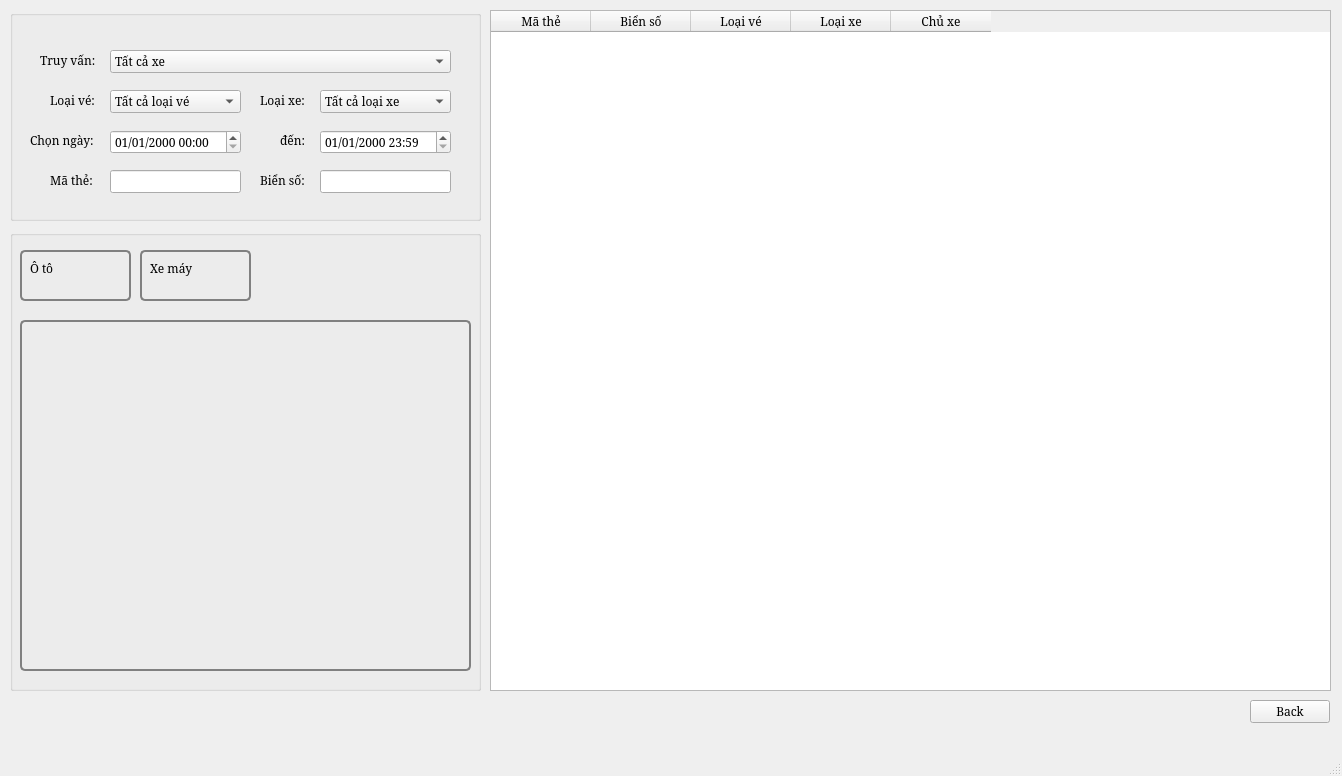
<?xml version="1.0" encoding="UTF-8"?>
<ui version="4.0">
 <class>MainWindow</class>
 <widget class="QMainWindow" name="MainWindow">
  <property name="geometry">
   <rect>
    <x>0</x>
    <y>0</y>
    <width>1342</width>
    <height>776</height>
   </rect>
  </property>
  <property name="font">
   <font>
    <family>Serif</family>
   </font>
  </property>
  <property name="windowTitle">
   <string/>
  </property>
  <property name="windowIcon">
   <iconset>
    <normaloff>images/searchVehicle.png</normaloff>images/searchVehicle.png</iconset>
  </property>
  <widget class="QWidget" name="centralwidget">
   <widget class="QGroupBox" name="groupBox">
    <property name="geometry">
     <rect>
      <x>10</x>
      <y>10</y>
      <width>471</width>
      <height>211</height>
     </rect>
    </property>
    <property name="title">
     <string/>
    </property>
    <widget class="QLabel" name="label">
     <property name="geometry">
      <rect>
       <x>30</x>
       <y>40</y>
       <width>61</width>
       <height>21</height>
      </rect>
     </property>
     <property name="font">
      <font>
       <family>Serif</family>
      </font>
     </property>
     <property name="text">
      <string>Truy vấn:</string>
     </property>
    </widget>
    <widget class="QComboBox" name="cbb">
     <property name="geometry">
      <rect>
       <x>100</x>
       <y>40</y>
       <width>341</width>
       <height>23</height>
      </rect>
     </property>
     <property name="font">
      <font>
       <family>Serif</family>
      </font>
     </property>
     <item>
      <property name="text">
       <string>Tất cả xe</string>
      </property>
     </item>
    </widget>
    <widget class="QLabel" name="label_2">
     <property name="geometry">
      <rect>
       <x>40</x>
       <y>80</y>
       <width>51</width>
       <height>21</height>
      </rect>
     </property>
     <property name="font">
      <font>
       <family>Serif</family>
      </font>
     </property>
     <property name="text">
      <string>Loại vé:</string>
     </property>
    </widget>
    <widget class="QComboBox" name="cbbCard">
     <property name="geometry">
      <rect>
       <x>100</x>
       <y>80</y>
       <width>131</width>
       <height>23</height>
      </rect>
     </property>
     <property name="font">
      <font>
       <family>Serif</family>
      </font>
     </property>
     <item>
      <property name="text">
       <string>Tất cả loại vé</string>
      </property>
     </item>
     <item>
      <property name="text">
       <string>Vé tháng</string>
      </property>
     </item>
     <item>
      <property name="text">
       <string>Vé lượt</string>
      </property>
     </item>
    </widget>
    <widget class="QLabel" name="label_3">
     <property name="geometry">
      <rect>
       <x>250</x>
       <y>80</y>
       <width>51</width>
       <height>21</height>
      </rect>
     </property>
     <property name="font">
      <font>
       <family>Serif</family>
      </font>
     </property>
     <property name="text">
      <string>Loại xe:</string>
     </property>
    </widget>
    <widget class="QComboBox" name="cbbVehicle">
     <property name="geometry">
      <rect>
       <x>310</x>
       <y>80</y>
       <width>131</width>
       <height>23</height>
      </rect>
     </property>
     <property name="font">
      <font>
       <family>Serif</family>
      </font>
     </property>
     <item>
      <property name="text">
       <string>Tất cả loại xe</string>
      </property>
     </item>
     <item>
      <property name="text">
       <string>Xe máy</string>
      </property>
     </item>
     <item>
      <property name="text">
       <string>Ô tô</string>
      </property>
     </item>
    </widget>
    <widget class="QLabel" name="label_4">
     <property name="geometry">
      <rect>
       <x>20</x>
       <y>120</y>
       <width>71</width>
       <height>21</height>
      </rect>
     </property>
     <property name="font">
      <font>
       <family>Serif</family>
      </font>
     </property>
     <property name="text">
      <string>Chọn ngày:</string>
     </property>
    </widget>
    <widget class="QDateTimeEdit" name="dateStart">
     <property name="geometry">
      <rect>
       <x>100</x>
       <y>120</y>
       <width>131</width>
       <height>24</height>
      </rect>
     </property>
     <property name="font">
      <font>
       <family>Serif</family>
      </font>
     </property>
     <property name="displayFormat">
      <string>dd/MM/yyyy HH:mm</string>
     </property>
    </widget>
    <widget class="QDateTimeEdit" name="dateEnd">
     <property name="geometry">
      <rect>
       <x>310</x>
       <y>120</y>
       <width>131</width>
       <height>24</height>
      </rect>
     </property>
     <property name="font">
      <font>
       <family>Serif</family>
      </font>
     </property>
     <property name="dateTime">
      <datetime>
       <hour>23</hour>
       <minute>59</minute>
       <second>0</second>
       <year>2000</year>
       <month>1</month>
       <day>1</day>
      </datetime>
     </property>
     <property name="displayFormat">
      <string>dd/MM/yyyy HH:mm</string>
     </property>
    </widget>
    <widget class="QLabel" name="label_5">
     <property name="geometry">
      <rect>
       <x>270</x>
       <y>120</y>
       <width>31</width>
       <height>21</height>
      </rect>
     </property>
     <property name="font">
      <font>
       <family>Serif</family>
      </font>
     </property>
     <property name="text">
      <string>đến:</string>
     </property>
    </widget>
    <widget class="QLabel" name="label_6">
     <property name="geometry">
      <rect>
       <x>40</x>
       <y>160</y>
       <width>51</width>
       <height>21</height>
      </rect>
     </property>
     <property name="font">
      <font>
       <family>Serif</family>
      </font>
     </property>
     <property name="text">
      <string>Mã thẻ:</string>
     </property>
    </widget>
    <widget class="QLineEdit" name="lnCard">
     <property name="geometry">
      <rect>
       <x>100</x>
       <y>160</y>
       <width>131</width>
       <height>23</height>
      </rect>
     </property>
     <property name="font">
      <font>
       <family>Serif</family>
      </font>
     </property>
    </widget>
    <widget class="QLabel" name="label_7">
     <property name="geometry">
      <rect>
       <x>250</x>
       <y>160</y>
       <width>51</width>
       <height>21</height>
      </rect>
     </property>
     <property name="font">
      <font>
       <family>Serif</family>
      </font>
     </property>
     <property name="text">
      <string>Biển số:</string>
     </property>
    </widget>
    <widget class="QLineEdit" name="lnPlate">
     <property name="geometry">
      <rect>
       <x>310</x>
       <y>160</y>
       <width>131</width>
       <height>23</height>
      </rect>
     </property>
     <property name="font">
      <font>
       <family>Serif</family>
      </font>
     </property>
    </widget>
   </widget>
   <widget class="QTableWidget" name="table">
    <property name="geometry">
     <rect>
      <x>490</x>
      <y>10</y>
      <width>841</width>
      <height>681</height>
     </rect>
    </property>
    <property name="font">
     <font>
      <family>Serif</family>
     </font>
    </property>
    <column>
     <property name="text">
      <string>Mã thẻ</string>
     </property>
    </column>
    <column>
     <property name="text">
      <string>Biển số</string>
     </property>
    </column>
    <column>
     <property name="text">
      <string>Loại vé</string>
     </property>
    </column>
    <column>
     <property name="text">
      <string>Loại xe</string>
     </property>
    </column>
    <column>
     <property name="text">
      <string>Chủ xe</string>
     </property>
    </column>
   </widget>
   <widget class="QGroupBox" name="groupBox_2">
    <property name="geometry">
     <rect>
      <x>10</x>
      <y>230</y>
      <width>471</width>
      <height>461</height>
     </rect>
    </property>
    <property name="title">
     <string/>
    </property>
    <widget class="QLabel" name="lblImg">
     <property name="geometry">
      <rect>
       <x>10</x>
       <y>90</y>
       <width>451</width>
       <height>351</height>
      </rect>
     </property>
     <property name="styleSheet">
      <string notr="true">border: 2px solid gray;
border-radius: 5px;</string>
     </property>
     <property name="text">
      <string/>
     </property>
    </widget>
    <widget class="QLabel" name="lblCar">
     <property name="geometry">
      <rect>
       <x>10</x>
       <y>20</y>
       <width>111</width>
       <height>51</height>
      </rect>
     </property>
     <property name="font">
      <font>
       <family>Serif</family>
       <pointsize>12</pointsize>
       <weight>75</weight>
       <bold>true</bold>
      </font>
     </property>
     <property name="styleSheet">
      <string notr="true">color: red;
border: 2px solid gray;
border-radius: 5px;</string>
     </property>
     <property name="text">
      <string/>
     </property>
     <property name="alignment">
      <set>Qt::AlignRight|Qt::AlignTrailing|Qt::AlignVCenter</set>
     </property>
    </widget>
    <widget class="QLabel" name="label_10">
     <property name="geometry">
      <rect>
       <x>20</x>
       <y>30</y>
       <width>31</width>
       <height>16</height>
      </rect>
     </property>
     <property name="font">
      <font>
       <family>Serif</family>
      </font>
     </property>
     <property name="text">
      <string>Ô tô</string>
     </property>
    </widget>
    <widget class="QLabel" name="lblMtb">
     <property name="geometry">
      <rect>
       <x>130</x>
       <y>20</y>
       <width>111</width>
       <height>51</height>
      </rect>
     </property>
     <property name="font">
      <font>
       <family>Serif</family>
       <pointsize>12</pointsize>
       <weight>75</weight>
       <bold>true</bold>
      </font>
     </property>
     <property name="styleSheet">
      <string notr="true">color: red;
border: 2px solid gray;
border-radius: 5px;</string>
     </property>
     <property name="text">
      <string/>
     </property>
     <property name="alignment">
      <set>Qt::AlignRight|Qt::AlignTrailing|Qt::AlignVCenter</set>
     </property>
    </widget>
    <widget class="QLabel" name="label_8">
     <property name="geometry">
      <rect>
       <x>140</x>
       <y>30</y>
       <width>51</width>
       <height>16</height>
      </rect>
     </property>
     <property name="font">
      <font>
       <family>Serif</family>
      </font>
     </property>
     <property name="text">
      <string>Xe máy</string>
     </property>
    </widget>
   </widget>
   <widget class="QPushButton" name="btnBack">
    <property name="geometry">
     <rect>
      <x>1250</x>
      <y>700</y>
      <width>80</width>
      <height>23</height>
     </rect>
    </property>
    <property name="font">
     <font>
      <family>Serif</family>
     </font>
    </property>
    <property name="text">
     <string>Back</string>
    </property>
   </widget>
  </widget>
  <widget class="QMenuBar" name="menubar">
   <property name="geometry">
    <rect>
     <x>0</x>
     <y>0</y>
     <width>1342</width>
     <height>20</height>
    </rect>
   </property>
  </widget>
  <widget class="QStatusBar" name="statusbar"/>
 </widget>
 <resources/>
 <connections/>
</ui>
